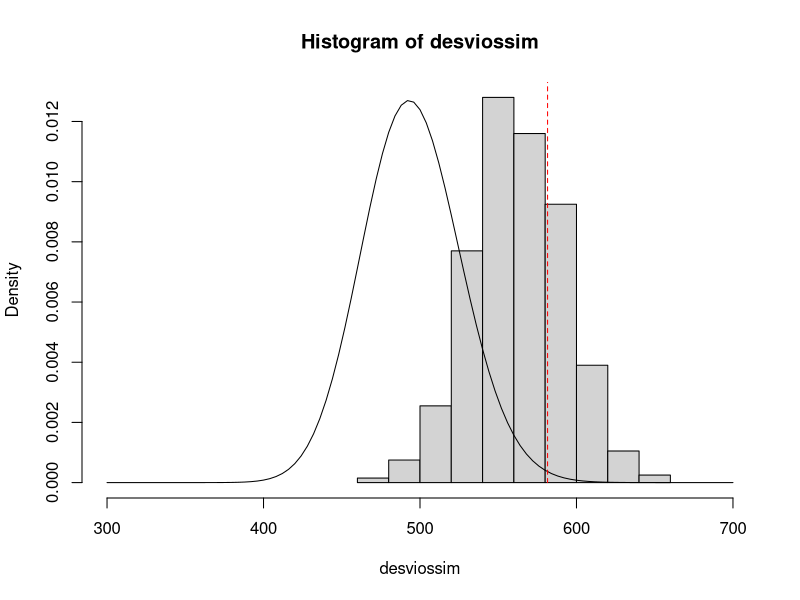
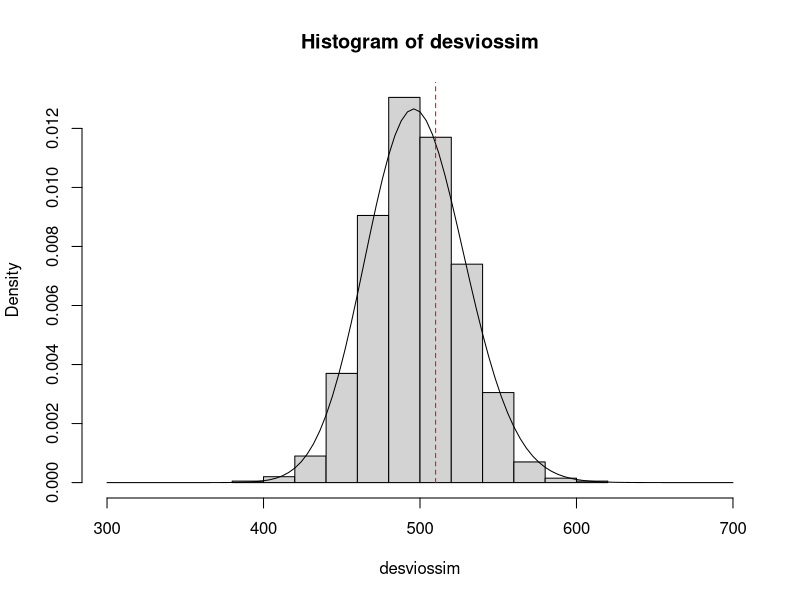

Source code (R) for these figures, in order:
## ---- chunk 1
knitr::opts_chunk$set(echo = TRUE)
## ---- chunk 2
dados1 <- read.csv2('sinistros.csv')[,-1]
head(dados1)

ajuste1 <- glm(claims ~ ., family = poisson, data = dados1) 
# Ajuste do GLM do número de sinistros pelo resto.

print(ajuste1) 
# Resumo do modelo ajustado

fit <- fitted(ajuste1); head(fit, n = 10) 
# Valores ajustados pelo modelo para cada indivíduo na amostra.

fit1 <- fitted(ajuste1)[1]; fit1 
# Valor ajustado pelo modelo para o primeiro indivíduo na amostra

devobs <- ajuste1$deviance; devobs 
# devobs armazena o desvio avaliado para o ajuste com os dados observados.

## ---- chunk 3
yest1 <- rpois(1,fit1); yest1 
# Número de sinistros simulado para o 1º indivíduo com base no modelo ajustado. 

yest <- rpois(500,fit); yest 
# Números de sinistros simulados para os 500 indivíduo da amostra com 
# base no modelo ajustado.
## ---- chunk 4
ajuste1est <- glm(yest ~ ., family = poisson, data = dados1)

dev1 <- ajuste1est$deviance; dev1 
# dev1 armazena a deviance avaliada para o ajuste com os dados simulados
## ---- chunk 5
desviossim <- numeric() 
# desviossim vai armazenar os desvios gerados nas 1000 simulações.

desviossim[1] <- dev1 
# Armazenando a primeira simulação.

for(i in 2:1000){
     
     yest <- rpois(500,fit) 
     
     ajuste1est <- glm(yest ~ ., family = poisson, data = dados1)
     desviossim[i] <- ajuste1est$deviance 
}

head(desviossim, n = 10)
## ---- chunk 6
hist(desviossim, freq=F, xlim=c(300,700))
curve(dchisq(x,495), from=300, to=700, add = T)

# Claramente, a aproximação com a distribuição qui-quadrado é bem ruim

lines(c(devobs,devobs), c(0,1), lty=2, col='red') 
## ---- chunk 7
psimulado <- sum(desviossim > devobs)/1000; psimulado 
## ---- chunk 8
paproximado <- pchisq(devobs,495,lower.tail=F); paproximado 
## ---- chunk 9
set.seed(4159)
x <- round(rnorm(500, 10, 2))
y <- rpois(500, exp(x))

ajuste1 <- glm(y ~ x, family = poisson)
fit1 <- fitted(ajuste1)
devobs <- ajuste1$deviance

desviossim <- numeric()

for(i in 1:1000){
     
     yest=rpois(500,fit1) 
     
     ajuste1est=glm(yest~x,family=poisson)
     desviossim[i]=ajuste1est$deviance 
}

head(desviossim, n = 10)

hist(desviossim, freq = F, xlim = c(300,700))
curve(dchisq(x,498), from=300, to=700, add=T)
lines(c(devobs, devobs), c(0,1),lty = 2,col = 'red') 
# Representando o valor observado para a deviance.

psimulado <- sum(desviossim>devobs)/1000; psimulado 
# Logo, não há evidências de que o modelo esteja mal ajustado.

# Já se usássemos a aproximação com a distribuição qui-quadrado:

paproximado <- pchisq(devobs, 495, lower.tail = F); paproximado 
# A conclusão usando a aproximação qui-quadrado é semelhante à obtida 
# 3 via simulação.
